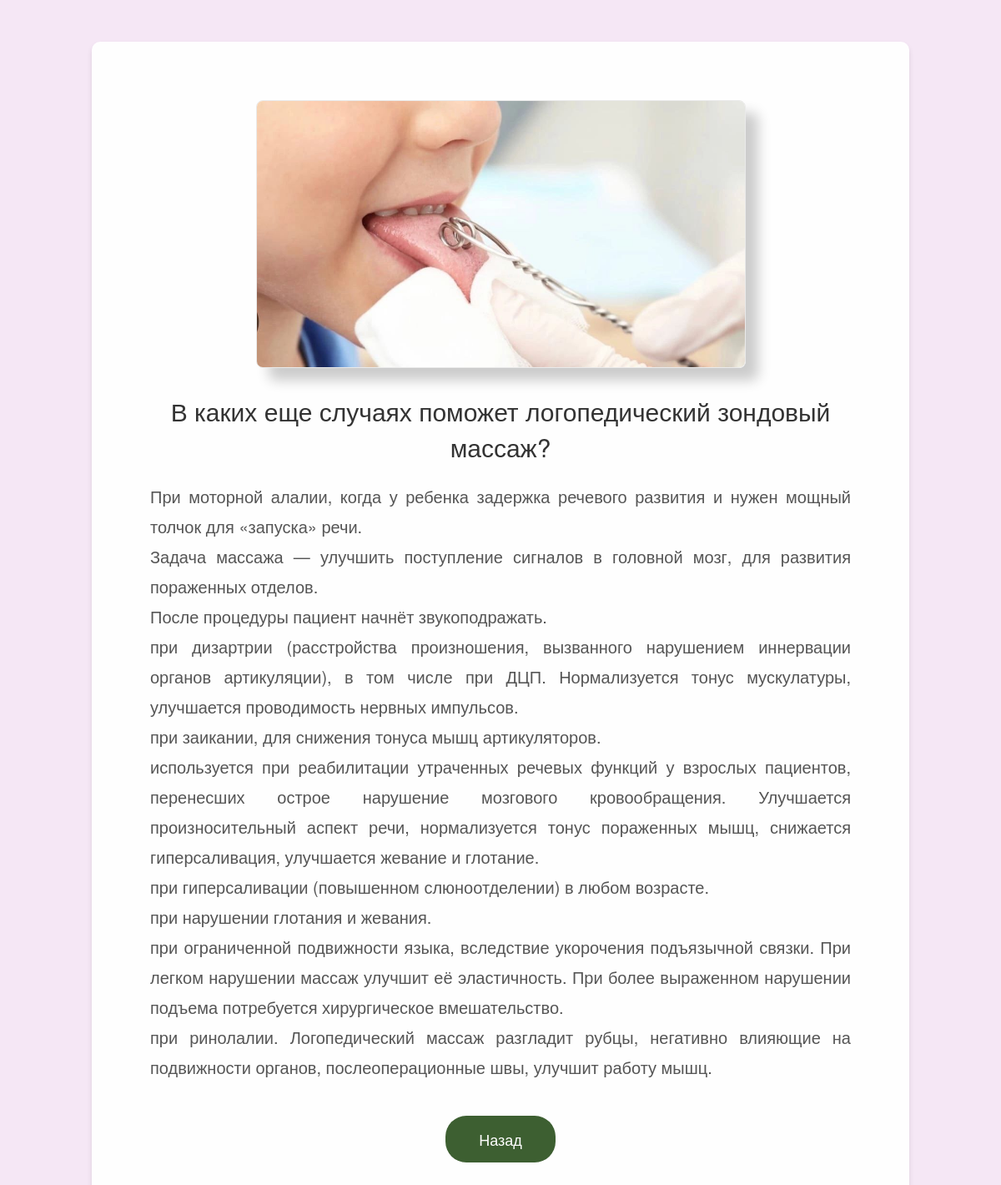
Page /article/8/ on the committed database.
### main/models.py (models this page shows, shortened)
class Article(models.Model):
    title = models.CharField(max_length=200)
    content = models.TextField()
    image = models.ImageField(upload_to='articles', null=True, blank=True)
    is_featured = models.BooleanField(default=False)
    created_at = models.DateTimeField(auto_now_add=True)
    updated_at = models.DateTimeField(auto_now=True)
    slug = models.SlugField(max_length=200, unique=True, blank=True)

### main/views.py (the view)
# urls.py: path('article/<int:pk>/', views.article_detail, name='article_detail'),
def article_detail(request, pk):
    article = get_object_or_404(Article, pk=pk)
    return render(request, 'article_detail.html', {
        'article': article,
    })

### main/templates/article_detail.html
{% extends 'base.html' %}
{% block content %}
  <div class="article-detail">
    {% if article.image %}
      <img src="{{ article.image.url }}" alt="{{ article.title }}">
    {% endif %}
    <h1>{{ article.title }}</h1>
    <div class="article-content">
      {{ article.content|linebreaks }}
    </div>
    <div class="button-container">
      <a href="{% url 'index' %}" class="back-button">Назад</a>
    </div>
  </div>
{% endblock %}

### main/static/css/stati.css (style rules this page uses)
.article-detail { max-width: 900px; margin: 50px auto; padding: 40px; background-color: rgba(255, 255, 255, 0.95); border-radius: 10px; text-align: center; box-shadow: 0 4px 6px rgba(0, 0, 0, 0.1); }
h1 { font-size: 30px; font-weight: normal; color: #333; margin-bottom: 20px; text-align: center; }
.article-content { font-size: 20px; line-height: 1.8; color: #555; text-align: justify; margin-bottom: 30px; }
.article-detail img { display: block; width: 50%; max-width: 100%; margin: 30px auto; border-radius: 8px; border: 1px solid #eaeaea; box-shadow: 0 4px 8px rgba(0, 0, 0, 0.2); }
.button-container { text-align: center; margin-top: 40px; }
.back-button { display: inline-block; background-color: #3D5F31; color: white; padding: 15px 40px; font-size: 18px; border: none; border-radius: 25px; cursor: pointer; text-decoration: none; transition: background-color 0.3s ease; }

### main/static/css/mobilestati.css (style rules this page uses)
.article-detail { max-width: 900px; margin: 50px auto; padding: 40px; background-color: rgba(255, 255, 255, 0.95); border-radius: 10px; text-align: center; box-shadow: 0 4px 6px rgba(0, 0, 0, 0.1); }
h1 { font-size: 30px; font-weight: normal; color: #333; margin-bottom: 20px; text-align: center; }
.article-content { font-size: 20px; line-height: 1.8; color: #555; text-align: justify; margin-bottom: 30px; margin-left: 30px; margin-right: 30px; }
.article-detail img { display: block; width: 65%; max-width: 100%; margin: 30px auto; border-radius: 8px; border: 1px solid #eaeaea; box-shadow: 15px 15px 15px rgba(0, 0, 0, 0.2); }
.button-container { text-align: center; margin-top: 40px; }
.back-button { display: inline-block; background-color: #3D5F31; color: white; padding: 15px 40px; font-size: 18px; border: none; border-radius: 25px; cursor: pointer; text-decoration: none; transition: background-color 0.3s ease; }

### rows in the picture
Article: image (picture), title "В каких еще случаях поможет логопедический зондовый массаж?", content "При моторной алалии, когда у ребенка задержка речевого развития и нужен мощный толчок для «запуска» речи. Задача массажа — улучшить поступление сигналов в головной мозг, для развития пораженных отделов. После процедуры пациент начнёт звукоподражать. при дизартрии (расстройства произношения, вызванного нарушением иннервации органов артикуляции), в том числе при ДЦП. Нормализуется тонус мускулатуры, улучшается проводимость нервных импульсов. при заикании, для снижения тонуса мышц артикуляторов. используется при реабилитации утраченных речевых функций у взрослых пациентов, перенесших острое нарушение мозгового кровообращения. Улучшается произносительный аспект речи, нормализуется тонус…"
